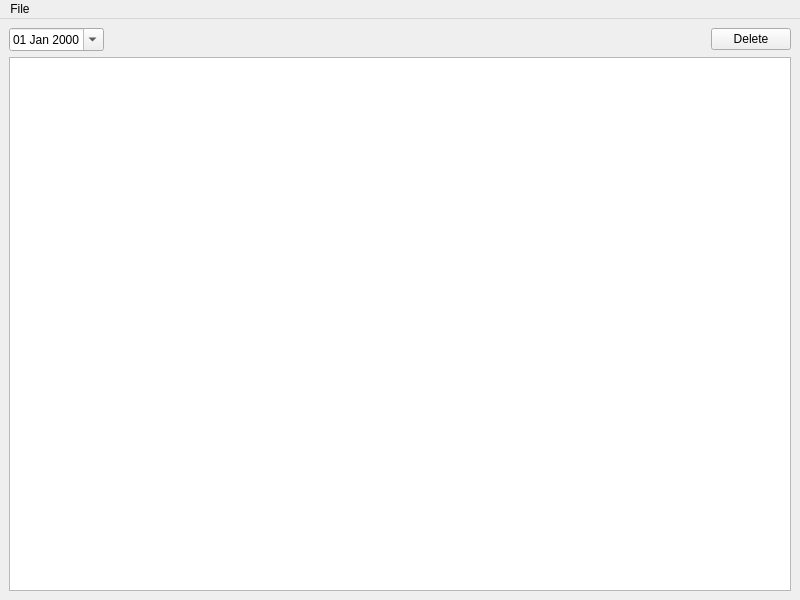
<?xml version="1.0" encoding="UTF-8"?>
<ui version="4.0">
 <class>Finishing_Gluing</class>
 <widget class="QMainWindow" name="Finishing_Gluing">
  <property name="geometry">
   <rect>
    <x>0</x>
    <y>0</y>
    <width>800</width>
    <height>600</height>
   </rect>
  </property>
  <property name="windowTitle">
   <string>Gluing</string>
  </property>
  <property name="windowIcon">
   <iconset resource="../../home/src/res.qrc">
    <normaloff>:/images/order.JPG</normaloff>:/images/order.JPG</iconset>
  </property>
  <widget class="QWidget" name="centralwidget">
   <layout class="QVBoxLayout" name="verticalLayout">
    <item>
     <layout class="QHBoxLayout" name="horizontalLayout">
      <item>
       <widget class="QDateEdit" name="dtpDate">
        <property name="displayFormat">
         <string>dd MMM yyyy</string>
        </property>
        <property name="calendarPopup">
         <bool>true</bool>
        </property>
       </widget>
      </item>
      <item>
       <spacer name="horizontalSpacer">
        <property name="orientation">
         <enum>Qt::Horizontal</enum>
        </property>
        <property name="sizeHint" stdset="0">
         <size>
          <width>40</width>
          <height>20</height>
         </size>
        </property>
       </spacer>
      </item>
      <item>
       <widget class="QPushButton" name="cmdDelete">
        <property name="text">
         <string>Delete</string>
        </property>
       </widget>
      </item>
     </layout>
    </item>
    <item>
     <widget class="CustomQueryView" name="lstData"/>
    </item>
   </layout>
  </widget>
  <widget class="QMenuBar" name="menubar">
   <property name="geometry">
    <rect>
     <x>0</x>
     <y>0</y>
     <width>800</width>
     <height>21</height>
    </rect>
   </property>
   <widget class="QMenu" name="menuFile">
    <property name="title">
     <string>File</string>
    </property>
    <addaction name="actionNew_Entry"/>
   </widget>
   <addaction name="menuFile"/>
  </widget>
  <action name="actionNew_Entry">
   <property name="text">
    <string>New Entry</string>
   </property>
  </action>
 </widget>
 <customwidgets>
  <customwidget>
   <class>CustomQueryView</class>
   <extends>QTreeView</extends>
   <header>customqueryview.h</header>
  </customwidget>
 </customwidgets>
 <resources>
  <include location="../../home/src/res.qrc"/>
  <include location="../../home/src/res.qrc"/>
 </resources>
 <connections/>
</ui>
